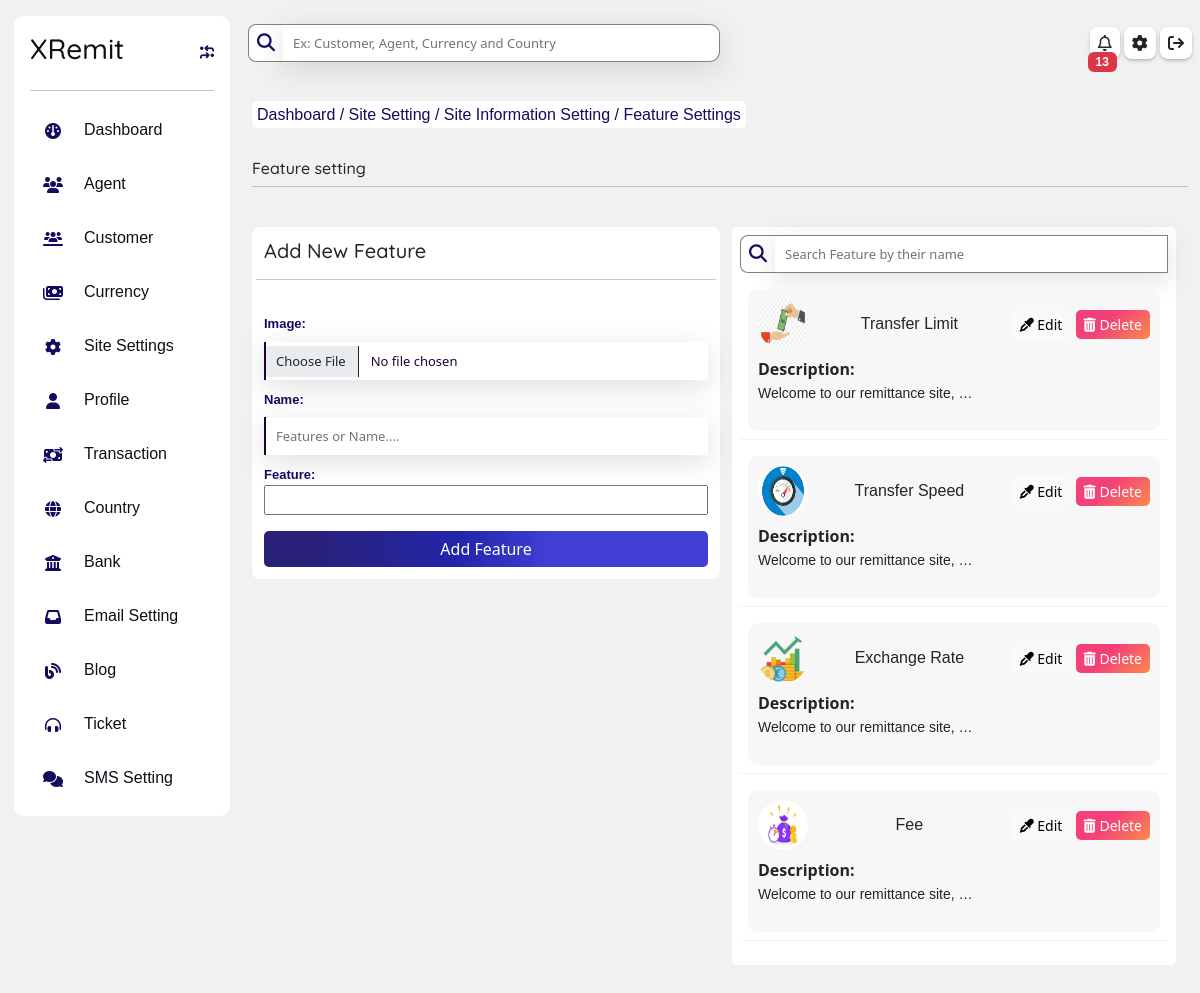
The page /owner/owner-features on the database its author committed.
### homepage/models.py (models this page shows, shortened)
class Feature(models.Model):
    image = models.ImageField(upload_to ="features_image/", blank = True, null = True)
    name = models.CharField(max_length=200)
    feature = RichTextUploadingField()

### owner/views.py (the view, shortened to what this page needs)
# urls.py: path('owner-features', views.AddFeature.as_view(), name="addFeature"),
class AddFeature(View):
    template_name = "owner/siteSetting/addFeature.html"
    def get(self, request, *args, **kwargs ):
        form = FeatureForm()
        blog = Feature.objects.all().order_by('-id')
        dist = {
            'form':form,
            'blog':blog,
            'button':'Add Features',
        }
        noti = notification(request)
        dist.update(noti)
        return render(request, self.template_name, dist)

### owner/forms.py
class FeatureForm(forms.ModelForm):
    class Meta:
        model = Feature
        fields = ('__all__')
        widgets= {
            'image':forms.FileInput(attrs={'accept':"image/*", 'class':'form-control mt-2'}),
            'name':forms.TextInput(attrs={'class':'form-control mt-2', 'placeholder':'Features or Name....'}),
            'feature':CKEditorUploadingWidget(attrs={'class':'form-control mt-2', 'placeholder':'Features of the company'}),
        }

### homepage/models.py (called while the page is built)
    def __str__(self):
        return self.name

### owner/views.py (called while the page is built)
def notification(request):
    noti = AdminNotification.objects.filter(seen= False).order_by('-id')
    count = noti.filter(seen= False).count()
    try:
       navbarstatus= request.session['navbar']
    except:
        navbarstatus= 'big'
    li = {
        'noti':noti,
        'noti_count':count,
        'navbarstatus':navbarstatus
    }
    return li

### template/owner/siteSetting/addFeature.html (shortened to what this page needs)
{% extends 'owner/dashboard.html' %}
{% load static %}
{% block inside %}
<div class="row p-0 m-0 mt-3">
    <div class="mt-3 mb-3">
      <span class="breadcum">
        <a href="{%url 'owner:dashboard'%}">
            Dashboard
        </a>/
        <a href="{%url 'owner:site'%}">
            Site Setting
        </a>/
        <a href="{%url 'owner:siteInfo'%}">
            Site Information Setting
        </a>/
        Feature Settings
      </span>
    </div>
    <div class="row m-0  mt-3">
        <h6 class="p-0">
            Feature setting
        </h6>
        <hr>
        <div class="row p-0 m-0 mt-3">
            <div class="col-lg-6 col-12 m-0 p-0 mt-2">
                <div id="login-card" class="p-1">
                    <h5 class=" m-2">Add New Feature</h5>
                    <hr>
                    <form action="" method="post" enctype="multipart/form-data">
                        <div class="row p-0 m-0 p-2">
                            {{form}}
                            <button class="btn btn-primary mt-3" type="submit">
                                Add Feature
                            </button>
                        </div>
                    </form>
                </div>
            </div>
            <div class="col-lg-6 col-12 mt-2">
                <div class="card p-2">
                    <div class=" login-flex d-flex my-auto" style="width: 100%;">
                        <i class="fa fa-magnifying-glass my-auto p-2"></i>
                        <input type="text" name="search"  id="search" onkeyup="SearchName()" class="form-control"  placeholder="Search Feature by their name" required id="">
                       </div>
                    <table class="table border-1" id="myTable">
                        <tbody>
                            {% for i in blog  %}
                            <tr>
                                <td>
                                    <div class="item-list-div mt-2 p-1">
                                        <div class="d-flex justify-content-between">
                                            {% if i.image %}
                                            <img class="my-auto" src="{{i.image.url}}" alt="" style="height: 50px; width: 50px; border-radius: 50%;">
                                            {%else%}
                                                <i class="fa fa-f my-auto" style="font-size: 30px;">
                                                </i>
                                            {% endif %}
                                            <p class="m-0 my-auto">
                                                {{i.name}}
                                            </p>
                                            <div class="my-auto">
                                                <a href="{%url 'owner:updateFeature' i.id%}">
                                                    <button class="btn btn-sm btn-light" >
                                                        <i class="fa fa-eye-dropper"></i>
                                                        Edit
                                                    </button>
                                                </a>
                                                <button class="btn btn-sm btn-danger" data-bs-toggle="modal" data-bs-target="#exampleModal{{i.id}}">
                                                    <i class="fa fa-trash-alt"></i>
                                                    Delete
                                                </button>
                                            </div>
                                        </div>
                                        <div class="mt-2">
                                            <b>
                                                Description:
                                            </b>
                                            <small>
                                                {{i.feature|truncatewords:5|safe}}
                                            </small>
                                        </div>
                                    </div>
                                </td>
                            </tr>
                            {% endfor %}
                        </tbody>
                    </table>
                </div>
            </div>
        </div>
    </div>
</div>
{% endblock inside %}

### static/css/style.css (style rules this page uses)
.btn-primary { background-image: linear-gradient(92.88deg, #292177 9.16%, #2325aa 43.89%, #423fd7 64.72%); border-radius: 5px; border-style: none; color: #FFFFFF; cursor: pointer; font-weight: 500; text-align: center; transition: all .5s; }
.btn-danger { align-items: center; background-image: linear-gradient(135deg, #f34079 40%, #fc894d); border: 0; border-radius: 5px; box-sizing: border-box; color: #fff; cursor: pointer; }
.form-control { color: rgb(31, 3, 54); font-size: 13px; border: none; border-left:2px solid rgb(31, 3, 54); height: 38px; background-color: white; box-shadow: rgba(100, 100, 111, 0.2) 0px 7px 29px 0px; padding: 10px; border-radius: 0px; }
.card { border-radius: 5px; border: none!important; }
h1, h2, h3, h4, h5, h6 { font-family: 'Quicksand', sans-serif; }
body { background-color: #f1f1f1; }
#login-card { background-color: rgb(255, 255, 255); border-radius: 8px; }
.login-flex i { background-color: white; font-size: 18px; height: 38px; border-left: 1px solid grey; border-top: 1px solid grey; border-bottom: 1px solid grey; color: #110c5e; border-top-left-radius: 8px; border-bottom-left-radius: 8px; box-shadow: rgb(rgb(1rgb(169, 169, 169)84, 184), rgb(141rgb(92, 92, 92)1, 141), #1e1780); }
.breadcum { padding: 5px; font-weight:300; background-color: rgb(255, 255, 255); color: #110c5e; border-radius: 5px; box-shadow: rgba(50, 50, 93, 0.25) 0px 50px 100px -20px, rgba(0, 0, 0, 0.3) 0px 30px 60px -30px; }
.item-list-div { background-color: #f7f7f7; padding: 10px!important; border-radius: 10px; }
#search { border: none; border-right: 1px solid grey; border-top: 1px solid grey; border-bottom: 1px solid grey; border-bottom-left-radius: 0px; border-top-left-radius: 0px; }
#myTable { outline: none!important; border-color: #f3f3f3; }
label { color: #110c5e; font-size: 13px; font-family:sans-serif; font-weight: bold; margin-top: 10px!important; }

### template/owner/siteSetting/addFeature.html (style rules this page uses)
label { padding: 0px!important; }

### rows shown on the page
Feature: image (picture), name "Transfer Limit", feature "Welcome to our remittance site, …"
Feature: image (picture), name "Transfer Speed", feature "Welcome to our remittance site, …"
Feature: image (picture), name "Exchange Rate", feature "Welcome to our remittance site, …"
Feature: image (picture), name "Fee", feature "Welcome to our remittance site, …"

### other values the page prints
{{ noti_count }} "13"
